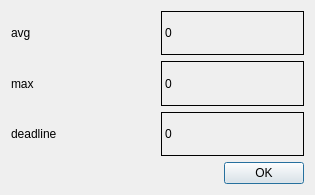
<?xml version="1.0" encoding="UTF-8"?>
<ui version="4.0">
 <class>StatisticsDialog</class>
 <widget class="QDialog" name="StatisticsDialog">
  <property name="geometry">
   <rect>
    <x>0</x>
    <y>0</y>
    <width>315</width>
    <height>195</height>
   </rect>
  </property>
  <property name="windowTitle">
   <string>Dialog</string>
  </property>
  <layout class="QVBoxLayout" name="verticalLayout">
   <item>
    <layout class="QGridLayout" name="gridLayout">
     <property name="horizontalSpacing">
      <number>6</number>
     </property>
     <item row="0" column="1">
      <widget class="QLabel" name="avgLabel">
       <property name="frameShape">
        <enum>QFrame::Shape::Box</enum>
       </property>
       <property name="text">
        <string>0</string>
       </property>
      </widget>
     </item>
     <item row="0" column="0">
      <widget class="QLabel" name="label">
       <property name="text">
        <string>avg</string>
       </property>
      </widget>
     </item>
     <item row="1" column="0">
      <widget class="QLabel" name="label_2">
       <property name="text">
        <string>max</string>
       </property>
      </widget>
     </item>
     <item row="1" column="1">
      <widget class="QLabel" name="maxLabel">
       <property name="frameShape">
        <enum>QFrame::Shape::Box</enum>
       </property>
       <property name="text">
        <string>0</string>
       </property>
      </widget>
     </item>
     <item row="2" column="0">
      <widget class="QLabel" name="label_3">
       <property name="text">
        <string>deadline</string>
       </property>
      </widget>
     </item>
     <item row="2" column="1">
      <widget class="QLabel" name="deadlineLabel">
       <property name="frameShape">
        <enum>QFrame::Shape::Box</enum>
       </property>
       <property name="text">
        <string>0</string>
       </property>
      </widget>
     </item>
    </layout>
   </item>
   <item>
    <widget class="QDialogButtonBox" name="buttonBox">
     <property name="orientation">
      <enum>Qt::Orientation::Horizontal</enum>
     </property>
     <property name="standardButtons">
      <set>QDialogButtonBox::StandardButton::Ok</set>
     </property>
    </widget>
   </item>
  </layout>
 </widget>
 <resources/>
 <connections>
  <connection>
   <sender>buttonBox</sender>
   <signal>accepted()</signal>
   <receiver>StatisticsDialog</receiver>
   <slot>accept()</slot>
   <hints>
    <hint type="sourcelabel">
     <x>248</x>
     <y>254</y>
    </hint>
    <hint type="destinationlabel">
     <x>157</x>
     <y>274</y>
    </hint>
   </hints>
  </connection>
  <connection>
   <sender>buttonBox</sender>
   <signal>rejected()</signal>
   <receiver>StatisticsDialog</receiver>
   <slot>reject()</slot>
   <hints>
    <hint type="sourcelabel">
     <x>316</x>
     <y>260</y>
    </hint>
    <hint type="destinationlabel">
     <x>286</x>
     <y>274</y>
    </hint>
   </hints>
  </connection>
 </connections>
</ui>
